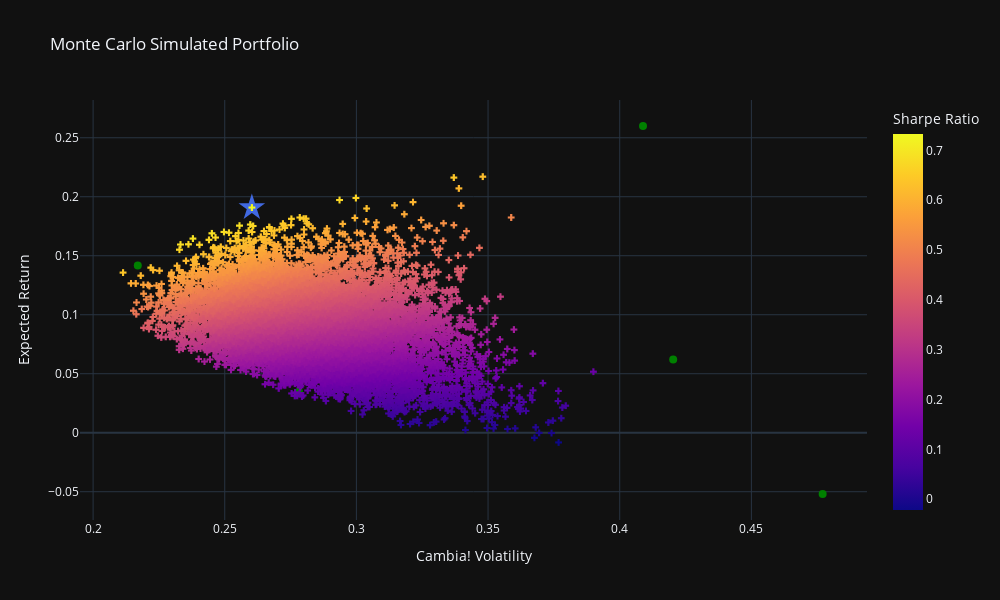

The cell this chart's notebook holds for it:
### Code cell
# Plot simulated portfolio
fig = px.scatter(
    portfolioSamples, x='port_vols', y='port_rets', color='sharpe_ratio',
    labels={'port_vols': 'Cambia! Volatility', 'port_rets': 'Expected Return',
            'sharpe_ratio': 'Sharpe Ratio'},
            title='Monte Carlo Simulated Portfolio'
).update_traces(mode='markers',marker=dict(symbol='cross'))

# Plot max sharpe
fig.add_scatter(
    mode='markers',
    x=[portfolioSamples.iloc[portfolioSamples.sharpe_ratio.idxmax()]['port_vols']],
    y=[portfolioSamples.iloc[portfolioSamples.sharpe_ratio.idxmax()]['port_rets']],
    marker=dict(color='RoyalBlue', size=20, symbol='star'),
    name = 'Max Sharpe',
).update(layout_showlegend=False)

fig.add_scatter(
    x=partial_statistics["Average annual volatility"],
    y=partial_statistics["Average annual return"],
    text = [f'Asset: {index}<br>Volatility: {vol:.2f}<br>Return: {ret:.2f}' 
            for index, vol, ret in zip(partial_statistics.index, partial_statistics["Average annual volatility"], partial_statistics["Average annual return"])],
    hoverinfo='text',
    mode='markers',
    marker=dict(color='green', size=8),
)

# Show spikes
fig.update_xaxes(showspikes=True)
fig.update_yaxes(showspikes=True)
fig.show()

### Figure 1 — Plotly figure (JSON) as saved in the notebook; plotly's stock layout.template omitted (floating-point values rounded to 4 significant figures; data arrays with more than 128 entries replaced by an {"elided": "..."} marker saying what was removed)
{"data": [{"hovertemplate": "Cambia! Volatility=%{x}<br>Expected Return=%{y}<br>Sharpe Ratio=%{marker.color}<extra></extra>", "legendgroup": "", "marker": {"color": {"elided": "10000 float values"}, "coloraxis": "coloraxis", "symbol": "cross"}, "mode": "markers", "name": "", "showlegend": false, "type": "scattergl", "x": {"elided": "10000 float values"}, "xaxis": "x", "y": {"elided": "10000 float values"}, "yaxis": "y"}, {"marker": {"color": "RoyalBlue", "size": 20, "symbol": "star"}, "mode": "markers", "name": "Max Sharpe", "type": "scatter", "x": [0.2603], "y": [0.1908]}, {"hoverinfo": "text", "marker": {"color": "green", "size": 8}, "mode": "markers", "text": ["Asset: ENI.MI<br>Volatility: 0.28<br>Return: 0.03", "Asset: LDO.MI<br>Volatility: 0.42<br>Return: 0.06", "Asset: STMMI.MI<br>Volatility: 0.41<br>Return: 0.26", "Asset: TRN.MI<br>Volatility: 0.22<br>Return: 0.14", "Asset: UCG.MI<br>Volatility: 0.48<br>Return: -0.05"], "type": "scatter", "x": [0.2782, 0.4203, 0.4089, 0.217, 0.4771], "y": [0.03476, 0.06217, 0.26, 0.1418, -0.05193]}], "layout": {"coloraxis": {"colorbar": {"title": {"text": "Sharpe Ratio"}}, "colorscale": [[0, "#0d0887"], [0.1111, "#46039f"], [0.2222, "#7201a8"], [0.3333, "#9c179e"], [0.4444, "#bd3786"], [0.5556, "#d8576b"], [0.6667, "#ed7953"], [0.7778, "#fb9f3a"], [0.8889, "#fdca26"], [1, "#f0f921"]]}, "height": 600, "legend": {"tracegroupgap": 0}, "showlegend": false, "title": {"text": "Monte Carlo Simulated Portfolio"}, "width": 1000, "xaxis": {"anchor": "y", "domain": [0, 1], "showspikes": true, "title": {"text": "Cambia! Volatility"}}, "yaxis": {"anchor": "x", "domain": [0, 1], "showspikes": true, "title": {"text": "Expected Return"}}}}
